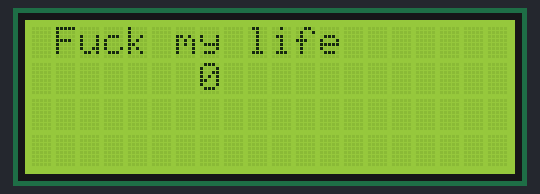
Bench run of a sketch on a simulated Arduino Uno, built with avr-gcc and run on an emulated ATmega328P. Parts: 20×4 character LCD.

Above: at 0.1 s.
At 4.1 s:
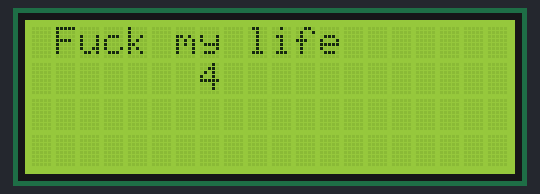
At 11.1 s:
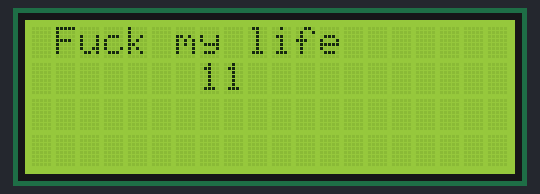
At 15.1 s:
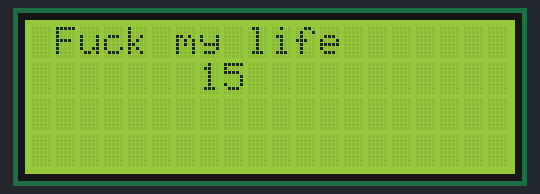
At 20.1 s:
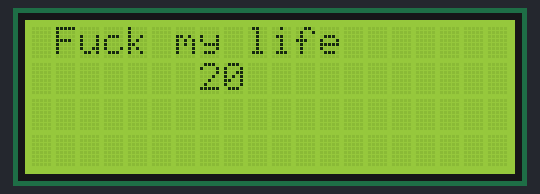
At 39.1 s:
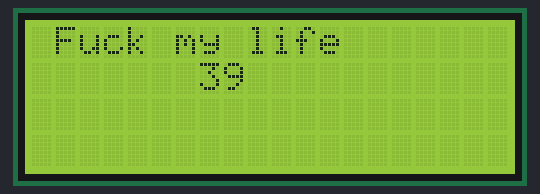

Measured:
- what the display in image 1 shows lasts 1.0 s, from 4.0 s to 5.0 s

The sketch:

sketch.ino
```cpp
#include <LiquidCrystal_I2C.h>

LiquidCrystal_I2C lcd(0x27, 20, 4);

void setup() {
  // put your setup code here, to run once:
  lcd.init();
  lcd.backlight();
  lcd.setCursor(1, 0);
  lcd.print("Fuck my life");


}

void loop() {
  // put your main code here, to run repeatedly:
  lcd.setCursor(7, 1);
  lcd.print(millis() / 1000);

}
```
